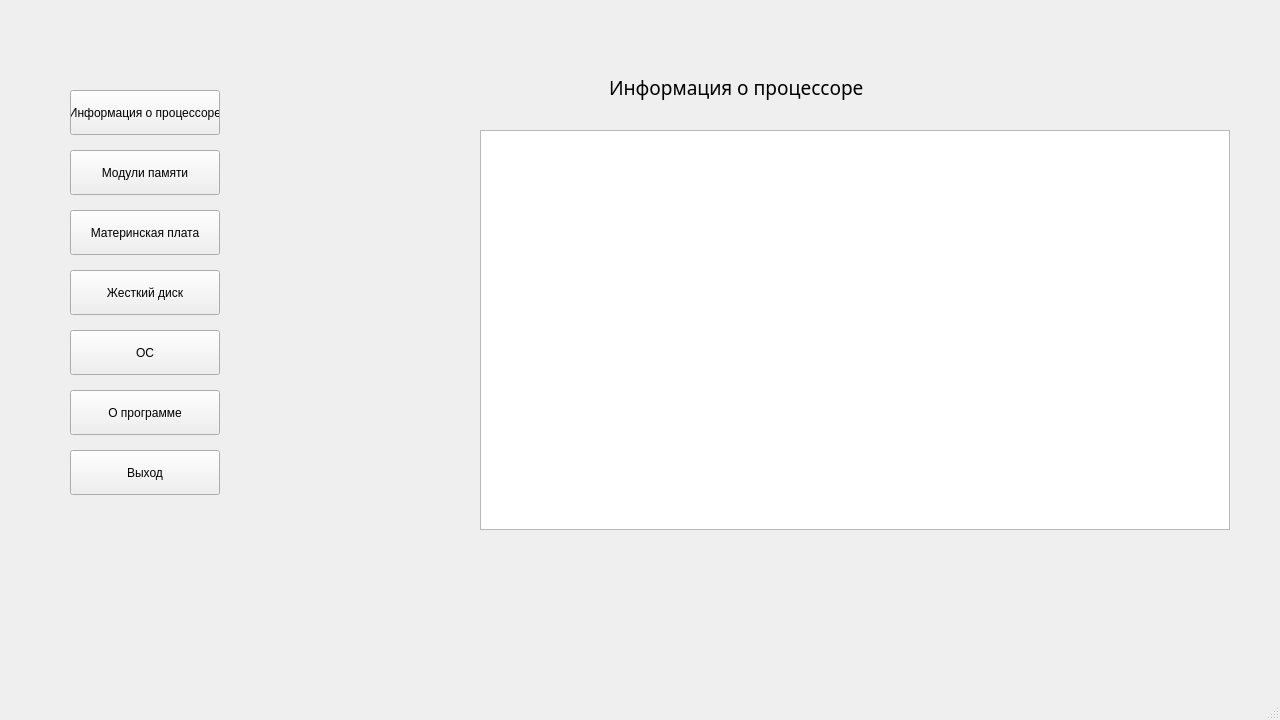
<?xml version="1.0" encoding="UTF-8"?>
<ui version="4.0">
 <class>MainWindow</class>
 <widget class="QMainWindow" name="MainWindow">
  <property name="geometry">
   <rect>
    <x>0</x>
    <y>0</y>
    <width>1280</width>
    <height>720</height>
   </rect>
  </property>
  <property name="windowTitle">
   <string>MainWindow</string>
  </property>
  <widget class="QWidget" name="centralwidget">
   <widget class="QPushButton" name="processor">
    <property name="geometry">
     <rect>
      <x>70</x>
      <y>90</y>
      <width>150</width>
      <height>45</height>
     </rect>
    </property>
    <property name="text">
     <string>Информация о процессоре</string>
    </property>
    <property name="flat">
     <bool>false</bool>
    </property>
   </widget>
   <widget class="QPushButton" name="info_programm">
    <property name="geometry">
     <rect>
      <x>70</x>
      <y>390</y>
      <width>150</width>
      <height>45</height>
     </rect>
    </property>
    <property name="text">
     <string>О программе</string>
    </property>
   </widget>
   <widget class="QPushButton" name="exit">
    <property name="geometry">
     <rect>
      <x>70</x>
      <y>450</y>
      <width>150</width>
      <height>45</height>
     </rect>
    </property>
    <property name="text">
     <string>Выход</string>
    </property>
   </widget>
   <widget class="QPushButton" name="ram">
    <property name="geometry">
     <rect>
      <x>70</x>
      <y>150</y>
      <width>150</width>
      <height>45</height>
     </rect>
    </property>
    <property name="text">
     <string>Модули памяти</string>
    </property>
   </widget>
   <widget class="QPushButton" name="mother">
    <property name="geometry">
     <rect>
      <x>70</x>
      <y>210</y>
      <width>150</width>
      <height>45</height>
     </rect>
    </property>
    <property name="text">
     <string>Материнская плата</string>
    </property>
   </widget>
   <widget class="QPushButton" name="hard">
    <property name="geometry">
     <rect>
      <x>70</x>
      <y>270</y>
      <width>150</width>
      <height>45</height>
     </rect>
    </property>
    <property name="text">
     <string>Жесткий диск</string>
    </property>
   </widget>
   <widget class="QPushButton" name="os">
    <property name="geometry">
     <rect>
      <x>70</x>
      <y>330</y>
      <width>150</width>
      <height>45</height>
     </rect>
    </property>
    <property name="text">
     <string>ОС</string>
    </property>
   </widget>
   <widget class="QLabel" name="switch_info">
    <property name="geometry">
     <rect>
      <x>609</x>
      <y>70</y>
      <width>631</width>
      <height>35</height>
     </rect>
    </property>
    <property name="font">
     <font>
      <family>Segoe Print</family>
      <pointsize>14</pointsize>
     </font>
    </property>
    <property name="text">
     <string>Информация о процессоре</string>
    </property>
   </widget>
   <widget class="QTableWidget" name="tableWidget">
    <property name="geometry">
     <rect>
      <x>480</x>
      <y>130</y>
      <width>750</width>
      <height>400</height>
     </rect>
    </property>
   </widget>
  </widget>
  <widget class="QMenuBar" name="menubar">
   <property name="geometry">
    <rect>
     <x>0</x>
     <y>0</y>
     <width>1280</width>
     <height>21</height>
    </rect>
   </property>
  </widget>
  <widget class="QStatusBar" name="statusbar"/>
 </widget>
 <resources/>
 <connections>
  <connection>
   <sender>exit</sender>
   <signal>clicked()</signal>
   <receiver>MainWindow</receiver>
   <slot>close()</slot>
   <hints>
    <hint type="sourcelabel">
     <x>206</x>
     <y>445</y>
    </hint>
    <hint type="destinationlabel">
     <x>296</x>
     <y>474</y>
    </hint>
   </hints>
  </connection>
 </connections>
</ui>
